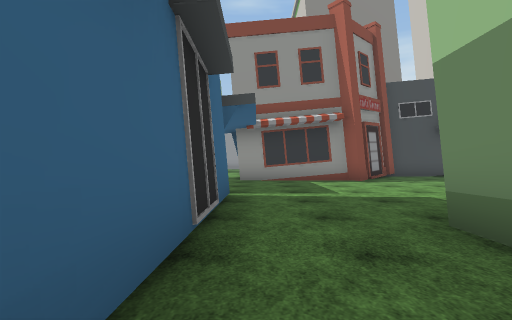
[1] (above)

20 first-person views from a walk through a scene from a Unity 3-D project. The camera is 1.3 m above the floor, looks level and sees 85° across. The floor is counted in squares, 2 m on a side. Each view is taken from the middle of a square. On the plan, view 1 faces up. The plan holds only what a view shows up to about 9 squares ahead; the rest is blank. The place goes on beyond the plan. Some surface patterns are stand-ins.

[2]
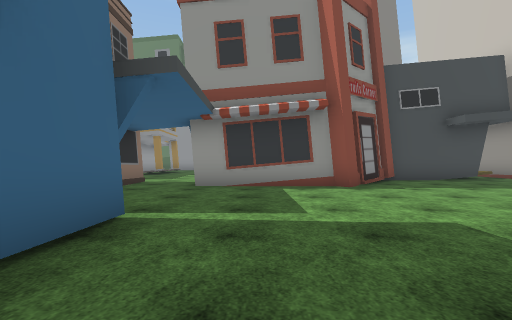

[3]
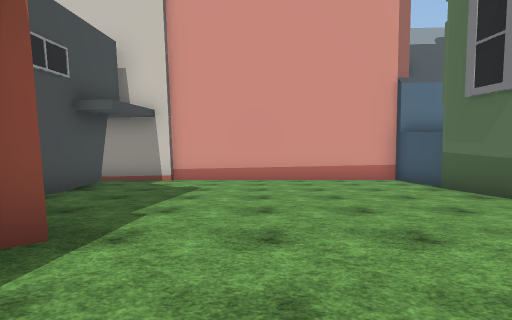

[4]
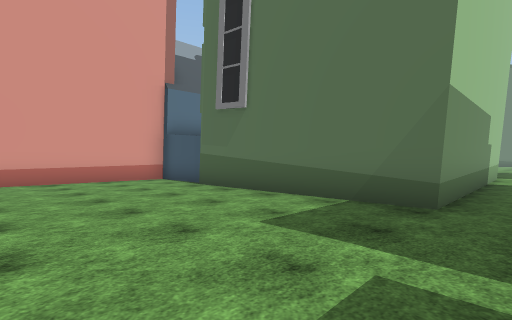

[5]
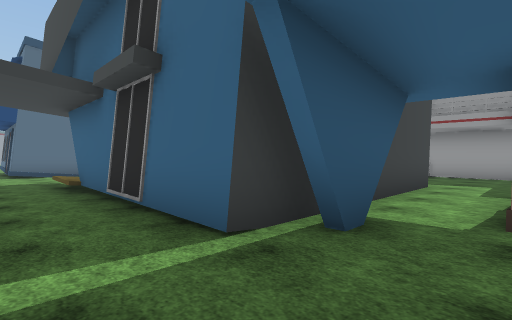

[6]
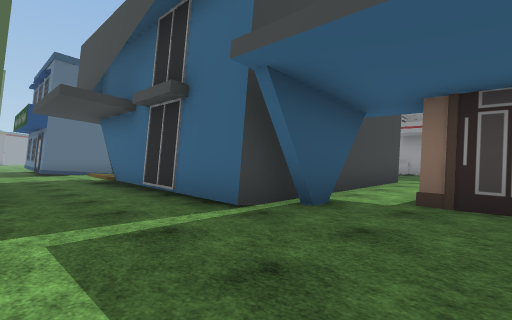

[7]
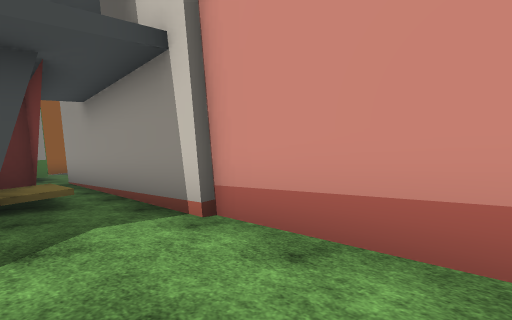

[8]
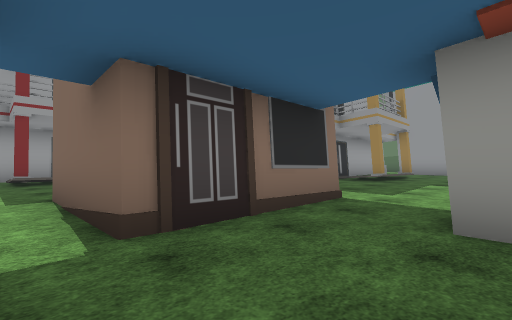

[9]
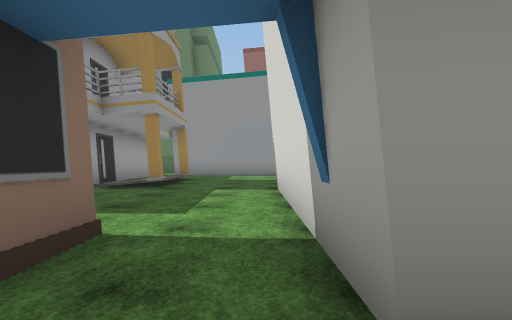

[10]
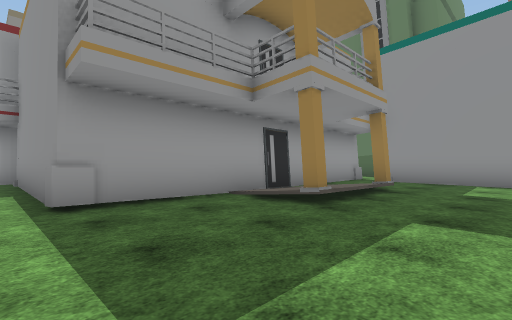

[11]
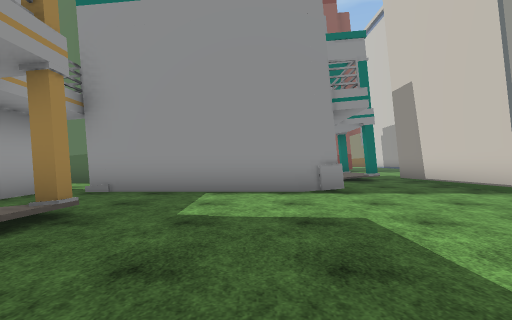

[12]
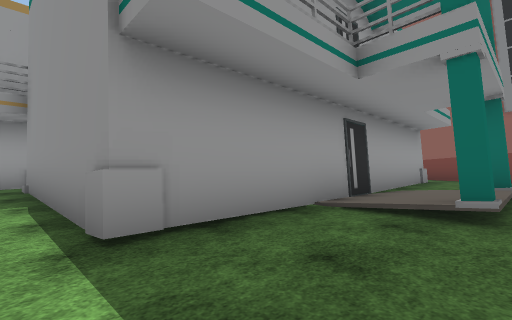

[13]
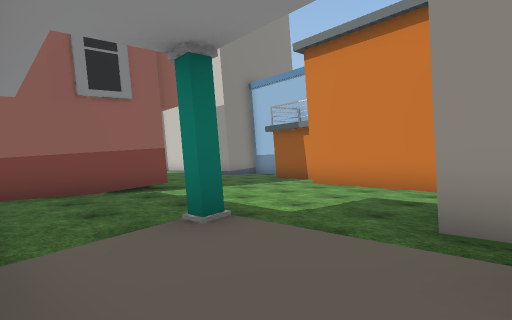

[14]
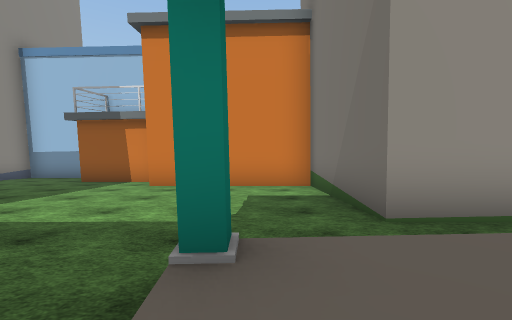

[15]
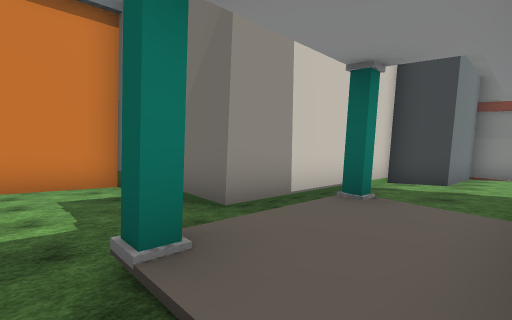

[16]
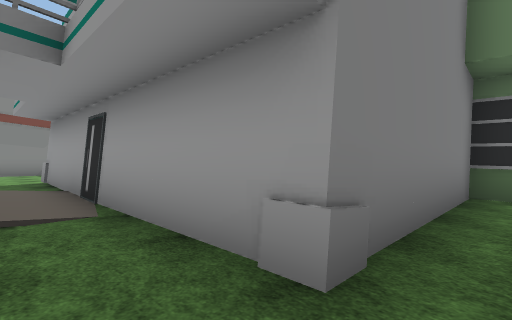

[17]
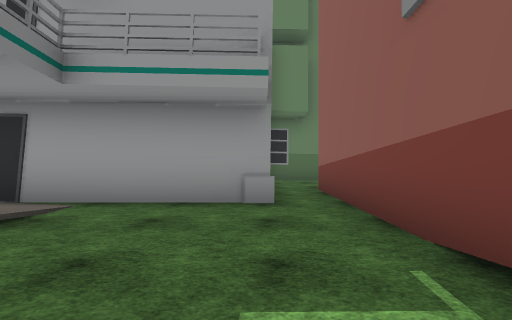

[18]
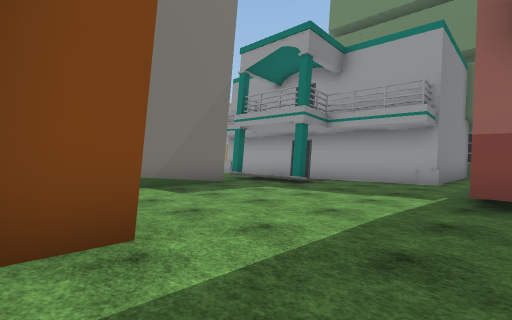

[19]
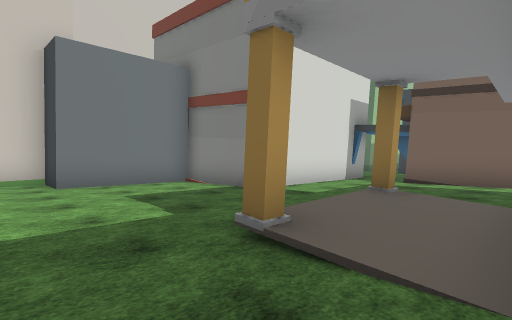

[20]
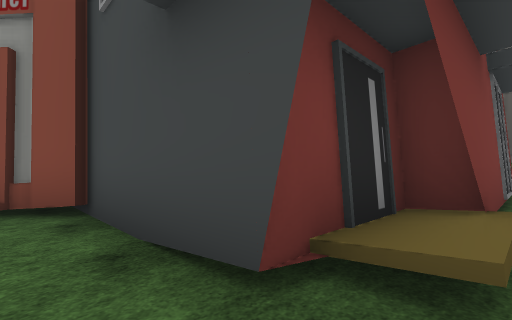

### Floor plan
Key: @ floor where view 1 was taken; # wall or solid block; . main floor; : floor 0.25 m higher than the main floor; / step, stairs or slope; B building.
Columns run from 11 left of view 1 to 10 right of it. Each row starts with its distance up from view 1.
 30        B..BBBBBB.....#
 29        B.............#
 28        B####.........#
 27            #.......###
 26            #.......#
 25            #.:#....#
 24            #.:/....#
 23            #.:/BBBB
 22     BB     #...B
 21      ..    #...B
 20      #.#####...B
 19      #.........B
 18      #.........B
 17      #.:#.....#     B.
 16      #.:/.....#    #.B
 15      #.:#.....#    #.B
 14      #.....####    #.B
 13      #.....#       #.B
 12 ######.....#       #.B
 11 #..........#   #####.B
 10       ###..#  ##.....B
  9         #..####......B
  8 #       #............B
  7 #:#...###............B
  6 #....................B
  5  ....######..........B
  4           #..........B
  3           #..........B
  2           #..BBBBBB###
  1           #..B
  0           #@.B
 -1           /..B
 -2           ...B
 -3           ...B
 -4           ...B
 -5              B

Where each view was taken, in squares from view 1:
view 1: 0 up, 0 right, facing up
view 2: 2 up, 1 right, facing up
view 3: 7 up, 1 right, facing right
view 4: 7 up, 1 right, facing down-right
view 5: 7 up, 1 right, facing down-left
view 6: 8 up, 2 right, facing down-left
view 7: 7 up, 8 right, facing up-right
view 8: 6 up, 0 right, facing up-left
view 9: 8 up, 1 left, facing up
view 10: 11 up, 1 left, facing up-left
view 11: 14 up, 1 left, facing up
view 12: 19 up, 3 right, facing up-left
view 13: 23 up, 1 right, facing up-right
view 14: 25 up, 1 right, facing right
view 15: 26 up, 1 right, facing down-right
view 16: 29 up, 2 right, facing down-left
view 17: 28 up, 5 right, facing left
view 18: 30 up, 9 right, facing down-left
view 19: 19 up, 5 left, facing down-right
view 20: 10 up, 9 right, facing up-left
